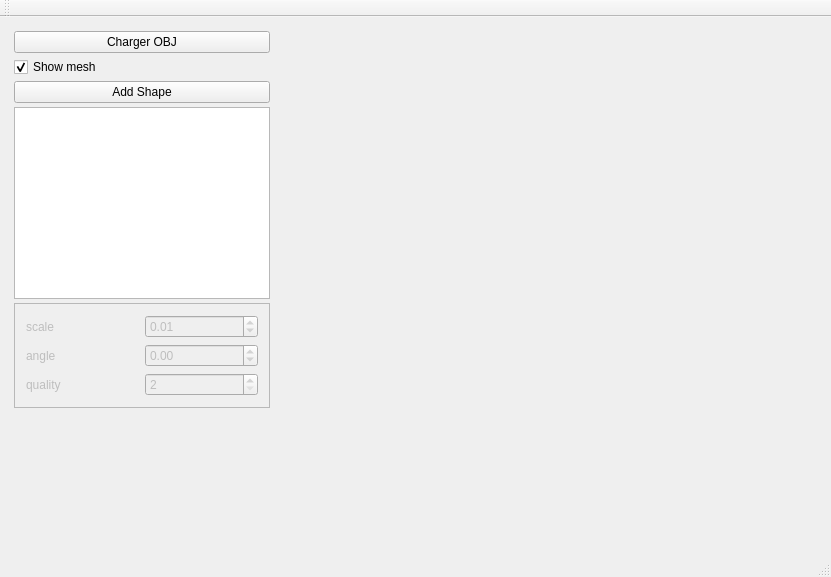
<?xml version="1.0" encoding="UTF-8"?>
<ui version="4.0">
 <class>MainWindow</class>
 <widget class="QMainWindow" name="MainWindow">
  <property name="geometry">
   <rect>
    <x>0</x>
    <y>0</y>
    <width>831</width>
    <height>577</height>
   </rect>
  </property>
  <property name="windowTitle">
   <string>MainWindow</string>
  </property>
  <widget class="QWidget" name="centralWidget">
   <layout class="QHBoxLayout" name="horizontalLayout">
    <item>
     <widget class="QWidget" name="widget_2" native="true">
      <property name="sizePolicy">
       <sizepolicy hsizetype="Maximum" vsizetype="Preferred">
        <horstretch>150</horstretch>
        <verstretch>0</verstretch>
       </sizepolicy>
      </property>
      <property name="minimumSize">
       <size>
        <width>150</width>
        <height>0</height>
       </size>
      </property>
      <layout class="QVBoxLayout" name="verticalLayout">
       <property name="spacing">
        <number>4</number>
       </property>
       <property name="leftMargin">
        <number>3</number>
       </property>
       <property name="topMargin">
        <number>3</number>
       </property>
       <property name="rightMargin">
        <number>3</number>
       </property>
       <property name="bottomMargin">
        <number>3</number>
       </property>
       <item>
        <widget class="QPushButton" name="pushButton_chargement">
         <property name="minimumSize">
          <size>
           <width>200</width>
           <height>0</height>
          </size>
         </property>
         <property name="text">
          <string>Charger OBJ</string>
         </property>
        </widget>
       </item>
       <item>
        <widget class="QCheckBox" name="checkBox_showMesh">
         <property name="text">
          <string>Show mesh</string>
         </property>
         <property name="checked">
          <bool>true</bool>
         </property>
        </widget>
       </item>
       <item>
        <widget class="QPushButton" name="pushButton_addShape">
         <property name="text">
          <string>Add Shape</string>
         </property>
        </widget>
       </item>
       <item>
        <widget class="QListWidget" name="listWidget_shapes"/>
       </item>
       <item>
        <widget class="QFrame" name="tools">
         <property name="enabled">
          <bool>false</bool>
         </property>
         <property name="frameShape">
          <enum>QFrame::StyledPanel</enum>
         </property>
         <property name="frameShadow">
          <enum>QFrame::Raised</enum>
         </property>
         <layout class="QGridLayout" name="gridLayout">
          <item row="0" column="1">
           <widget class="QDoubleSpinBox" name="spinBox_scale">
            <property name="decimals">
             <number>2</number>
            </property>
            <property name="maximum">
             <double>10.000000000000000</double>
            </property>
            <property name="singleStep">
             <double>0.010000000000000</double>
            </property>
            <property name="value">
             <double>0.010000000000000</double>
            </property>
           </widget>
          </item>
          <item row="1" column="0">
           <widget class="QLabel" name="label_2">
            <property name="text">
             <string>angle</string>
            </property>
           </widget>
          </item>
          <item row="0" column="0">
           <widget class="QLabel" name="label">
            <property name="text">
             <string>scale</string>
            </property>
           </widget>
          </item>
          <item row="1" column="1">
           <widget class="QDoubleSpinBox" name="spinBox_angle">
            <property name="decimals">
             <number>2</number>
            </property>
            <property name="minimum">
             <double>-180.000000000000000</double>
            </property>
            <property name="maximum">
             <double>180.000000000000000</double>
            </property>
            <property name="singleStep">
             <double>1.000000000000000</double>
            </property>
           </widget>
          </item>
          <item row="2" column="0">
           <widget class="QLabel" name="label_3">
            <property name="text">
             <string>quality</string>
            </property>
           </widget>
          </item>
          <item row="2" column="1">
           <widget class="QSpinBox" name="spinBox_quality">
            <property name="minimum">
             <number>2</number>
            </property>
            <property name="maximum">
             <number>200</number>
            </property>
           </widget>
          </item>
         </layout>
        </widget>
       </item>
       <item>
        <spacer name="verticalSpacer">
         <property name="orientation">
          <enum>Qt::Vertical</enum>
         </property>
         <property name="sizeHint" stdset="0">
          <size>
           <width>20</width>
           <height>40</height>
          </size>
         </property>
        </spacer>
       </item>
      </layout>
     </widget>
    </item>
    <item>
     <widget class="MeshViewerWidget" name="displayWidget" native="true"/>
    </item>
   </layout>
  </widget>
  <widget class="QMenuBar" name="menuBar">
   <property name="geometry">
    <rect>
     <x>0</x>
     <y>0</y>
     <width>831</width>
     <height>22</height>
    </rect>
   </property>
  </widget>
  <widget class="QToolBar" name="mainToolBar">
   <attribute name="toolBarArea">
    <enum>TopToolBarArea</enum>
   </attribute>
   <attribute name="toolBarBreak">
    <bool>false</bool>
   </attribute>
  </widget>
  <widget class="QStatusBar" name="statusBar"/>
 </widget>
 <layoutdefault spacing="6" margin="11"/>
 <customwidgets>
  <customwidget>
   <class>MeshViewerWidget</class>
   <extends>QWidget</extends>
   <header location="global">meshviewerwidget.h</header>
   <container>1</container>
  </customwidget>
 </customwidgets>
 <resources/>
 <connections/>
</ui>
